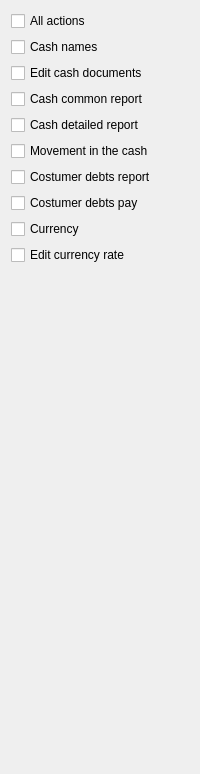
     <widget class="QWidget" name="tab_8">
      <attribute name="title">
       <string>Cash</string>
      </attribute>
      <layout class="QGridLayout" name="gridLayout">
       <item row="3" column="0">
        <widget class="C5CheckBox" name="checkBox_51">
         <property name="text">
          <string>Cash common report</string>
         </property>
         <property name="Tag" stdset="0">
          <number>802</number>
         </property>
        </widget>
       </item>
       <item row="0" column="0">
        <widget class="C5CheckBox" name="chCash">
         <property name="text">
          <string>All actions</string>
         </property>
         <property name="Tag" stdset="0">
          <number>800</number>
         </property>
        </widget>
       </item>
       <item row="8" column="0">
        <widget class="C5CheckBox" name="checkBox_112">
         <property name="text">
          <string>Currency</string>
         </property>
         <property name="Tag" stdset="0">
          <number>808</number>
         </property>
        </widget>
       </item>
       <item row="1" column="0">
        <widget class="C5CheckBox" name="checkBox_49">
         <property name="text">
          <string>Cash names</string>
         </property>
         <property name="Tag" stdset="0">
          <number>804</number>
         </property>
        </widget>
       </item>
       <item row="5" column="0">
        <widget class="C5CheckBox" name="checkBox_68">
         <property name="text">
          <string>Movement in the cash</string>
         </property>
         <property name="Tag" stdset="0">
          <number>807</number>
         </property>
        </widget>
       </item>
       <item row="4" column="0">
        <widget class="C5CheckBox" name="checkBox_52">
         <property name="text">
          <string>Cash detailed report</string>
         </property>
         <property name="Tag" stdset="0">
          <number>803</number>
         </property>
        </widget>
       </item>
       <item row="6" column="0">
        <widget class="C5CheckBox" name="checkBox_59">
         <property name="text">
          <string>Costumer debts report</string>
         </property>
         <property name="Tag" stdset="0">
          <number>805</number>
         </property>
        </widget>
       </item>
       <item row="7" column="0">
        <widget class="C5CheckBox" name="checkBox_62">
         <property name="text">
          <string>Costumer debts pay</string>
         </property>
         <property name="Tag" stdset="0">
          <number>806</number>
         </property>
        </widget>
       </item>
       <item row="10" column="0">
        <spacer name="verticalSpacer_8">
         <property name="orientation">
          <enum>Qt::Vertical</enum>
         </property>
         <property name="sizeHint" stdset="0">
          <size>
           <width>20</width>
           <height>498</height>
          </size>
         </property>
        </spacer>
       </item>
       <item row="2" column="0">
        <widget class="C5CheckBox" name="checkBox_50">
         <property name="text">
          <string>Edit cash documents</string>
         </property>
         <property name="Tag" stdset="0">
          <number>801</number>
         </property>
        </widget>
       </item>
       <item row="9" column="0">
        <widget class="C5CheckBox" name="checkBox_113">
         <property name="text">
          <string>Edit currency rate</string>
         </property>
         <property name="Tag" stdset="0">
          <number>809</number>
         </property>
        </widget>
       </item>
      </layout>
     </widget>
